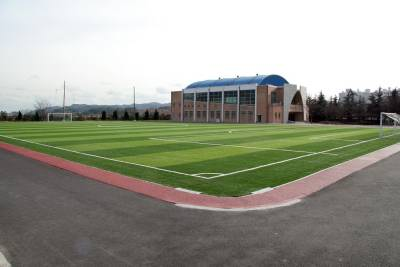
#> input picture images/target.jpg, 400 x 267 px
$ python MatchTemplate.py
#> lines starting #> are read from the running program, lines starting #| are printed output that depends on the picture
#-*-coding:utf-8-*-

import cv2
import numpy as np
from matplotlib import pyplot as plt

img = cv2.imread('images/target.jpg',0)
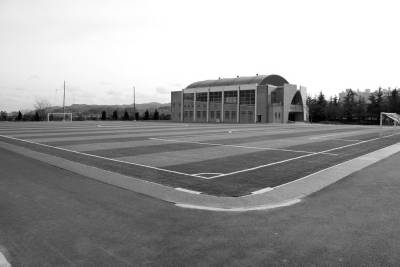
#> img: shape (267, 400); min 0, max 255, mean 153.6
img2 = img.copy()
template = cv2.imread('images/template.jpg',0)
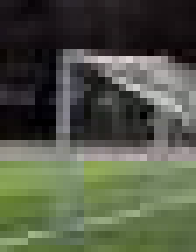
#> input picture images/template.jpg, 28 x 36 px (shown 7 times larger)
#> template: shape (36, 28); min 0, max 214, mean 83.5
w, h = template.shape[::-1]
#> w = 28; h = 36


methods = ['cv2.TM_CCOEFF', 'cv2.TM_CCOEFF_NORMED', 'cv2.TM_CCORR',
            'cv2.TM_CCORR_NORMED', 'cv2.TM_SQDIFF', 'cv2.TM_SQDIFF_NORMED']

for meth in methods:
    img = img2.copy()
    method = eval(meth)


    res = cv2.matchTemplate(img,template,method)
    min_val, max_val, min_loc, max_loc = cv2.minMaxLoc(res)


    if method in [cv2.TM_SQDIFF, cv2.TM_CCORR]:
        top_left = min_loc
    else:
        top_left = max_loc
    bottom_right = (top_left[0] + w, top_left[1] + h)

    cv2.rectangle(img,top_left, bottom_right, 255, 2)

    plt.subplot(121),plt.imshow(res,cmap = 'gray')
    plt.title('Matching Result'), plt.xticks([]), plt.yticks([])
    plt.subplot(122),plt.imshow(img,cmap = 'gray')
    plt.title('Detected Point'), plt.xticks([]), plt.yticks([])
    plt.suptitle(meth)

    plt.show()
#> this loop made 6 passes
#> (min_val, max_val, min_loc, top_left, bottom_right) on passes 1, 2, 4, 6: (-3835906.2, 2891040.2, (326, 81), (372, 105), (400, 141)), (-0.728, 1, (163, 84), (372, 105), (400, 141)), (0.376, 1, (326, 88), (372, 105), (400, 141)), (3.5e-05, 1, (372, 105), (0, 0), (28, 36))
#> (min_val, max_val, max_loc, top_left, bottom_right) on passes 3, 5: (3497828, 21469220, (370, 3), (352, 89), (380, 125)), (347, 32529704, (338, 14), (372, 105), (400, 141))
#> pass 1, `res = cv2.matchTemplate(img,template,method)`:
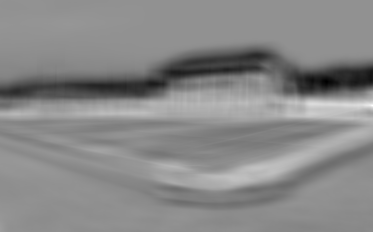
#> res: shape (232, 373) float32; min -3835906.2, max 2891040.2, mean -231614.2; drawn with min black and max white
#> pass 1, `plt.show()`:
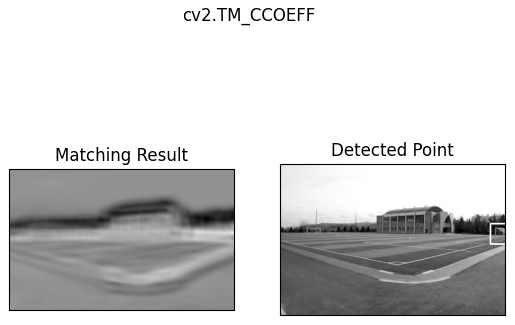
#> figure drawn by matplotlib, 2 panels
#> pass 2, `res = cv2.matchTemplate(img,template,method)`:
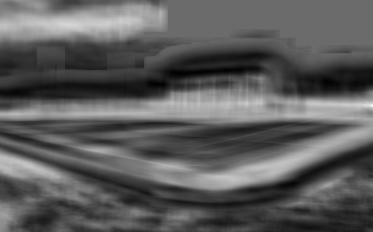
#> res: shape (232, 373) float32; min -0.728, max 1, mean -0.104; drawn with min black and max white
#> pass 3, `res = cv2.matchTemplate(img,template,method)`:
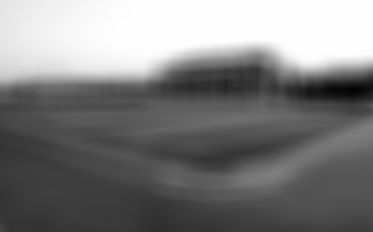
#> res: shape (232, 373) float32; min 3497828, max 21469220, mean 12514368; drawn with min black and max white
#> after the loop:
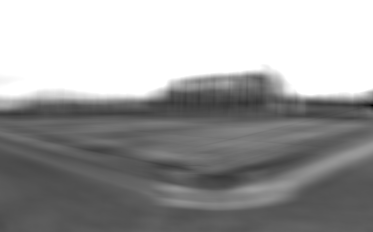
#> res: shape (232, 373) float32; min 3.5e-05, max 1, mean 0.625
